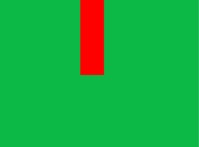
%> input picture Capture.JPG, 199 x 147 px
$ octave Apr23lineApproach.m   (GNU Octave 9; MATLAB toolbox functions it lacks are replaced by stand-ins)
%> lines starting %> are read from the running program, lines starting %| are printed output that depends on the picture; in (x1, y1, x2, y2) boxes, pixels count from 0 and x2, y2 are one past the last pixel; in counts of white or black regions, pixels touching at a corner belong together; the program's own positions count from 1
clear;
clc;
close all;


pic = imread("Capture.jpg");
%> pic is the input picture: size 147x199x3 uint8; mean R, G, B 26.8, 173.8, 65.9

BW = edge(pic(:,:,1),'prewitt');
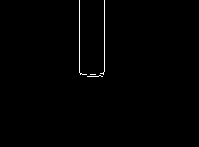
%> BW: size 147x199 logical; 0.62% white in thin lines or dots, all inside (x1, y1, x2, y2) = (79, 0, 105, 77)
% imshow(BW)
sceleton=bwmorph(BW,'thin',Inf);
[H,theta,rho] = hough(BW);
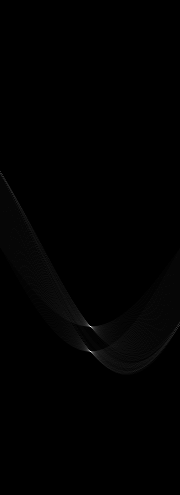
%> H: size 495x180 double; min 0, max 73, mean 0.4; drawn with min black and max white
%> theta = 180 values from -90 to 89; rho = 495 values from -247 to 247


nHoodSize = int32(size(H)/50);
%> nHoodSize = [10 4]
nHoodSize = double(nHoodSize);
P = houghpeaks(H,10,'threshold',ceil(0.1*max(H(:))), 'NHoodSize', [1,1]);
%> P = [327 91; 352 91; 326 90; 351 90; 328 92; 353 92; 352 92; 325 89; 353 93; 326 89]
x = theta(P(:,2));
%> x = [0 0 -1 -1 1 1 1 -2 2 -2]
y = rho(P(:,1));
%> y = [79 104 78 103 80 105 104 77 105 78]


lines = houghlines(BW,theta,rho,P,'FillGap',50,'MinLength',30);
%> lines = 8 lines; point1 to point2 (x, y): (80, 1) to (80, 73), (105, 1) to (105, 72), (80, 14) to (82, 74), (80, 29) to (80, 73), (105, 29) to (105, 72), (80, 31) to (80, 73), (105, 31) to (105, 72), (80, 43) to (81, 75)


figure
imshow(BW)
hold on
max_len = 0;
for k = 1:length(lines)
   xy = [lines(k).point1; lines(k).point2];
   plot(xy(:,1),xy(:,2),'LineWidth',2,'Color','green');

   % Plot beginnings and ends of lines
   plot(xy(1,1),xy(1,2),'x','LineWidth',2,'Color','yellow');
   plot(xy(2,1),xy(2,2),'x','LineWidth',2,'Color','red');

   % Determine the endpoints of the longest line segment
   len = norm(lines(k).point1 - lines(k).point2);
   if ( len > max_len)
      max_len = len;
      xy_long = xy;
   end
end
%> this loop made 8 passes
%> (len, max_len, xy_long) on pass 1: (72, 72, [80 1; 80 73])
%> (xy, len) on passes 2 to 7: ([105 1; 105 72], 71), ([80 29; 80 73], 44), ([105 29; 105 72], 43), ([80 31; 80 73], 42), ([105 31; 105 72], 41), ([80 43; 81 75], 32.02)
impixelinfo
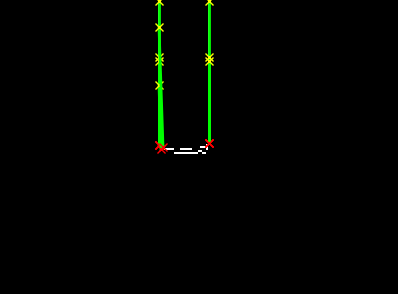
%> figure redrawn from the program's plot data; shown 2 times larger
%% Test
uniqueTheta = unique([lines(:).theta]);
%> uniqueTheta = [-2 -1 0 1]
a =[lines(1).point1;lines(1).point2];
%> a = [80 1; 80 73]
a = concatlines(lines,1,lines(1).point1,a);
%> the loop in concatlines, `for i = 1:size(lines(:),1)` made 8 passes
%> (dist, a) on pass 8: (13, [80 1; 80 73; 80 14; 80 29; 80 31; 80 43])
%> dist on passes 2 to 7: 25, 28, 37.54, 30, 39.05, 42
%> the loop in concatlines, `for i = 1:size(lines(:),1)` made 8 passes
%> dist on passes 2, 4, 6, 7, 8: 75.27, 75.27, 75.27, 74.01, 73.03
%> a = [80 1; 80 73; 80 14; 80 29; 80 31; 80 43]
a = concatlines(lines,1,lines(1).point2,a);
%> a = [80 1; 80 73; 80 14; 80 29; 80 31; 80 43; 81 75; 82 74]


function a = concatlines(lines,lineidx,point,a)
%
    for i = 1:size(lines(:),1)
        if i == lineidx
            continue;
        elseif sum(ismember(a,lines(i).point1,'rows'))
            continue;
        end
        dist = norm(lines(i).point1-point);
        if dist < 20
            a = [a;lines(i).point1];
            a = [concatlines(lines,i,lines(i).point1,a)];
            break;
        end

    end
    for i = 1:size(lines(:),1)
        if sum(ismember(a,lines(i).point2,'rows'))
            continue;
        end
        dist = norm(lines(i).point2-point);
        if dist < 20
            a = [a;lines(i).point2];
            a = [concatlines(lines,i,lines(i).point2,a)];
            break;
        end

    end

end
